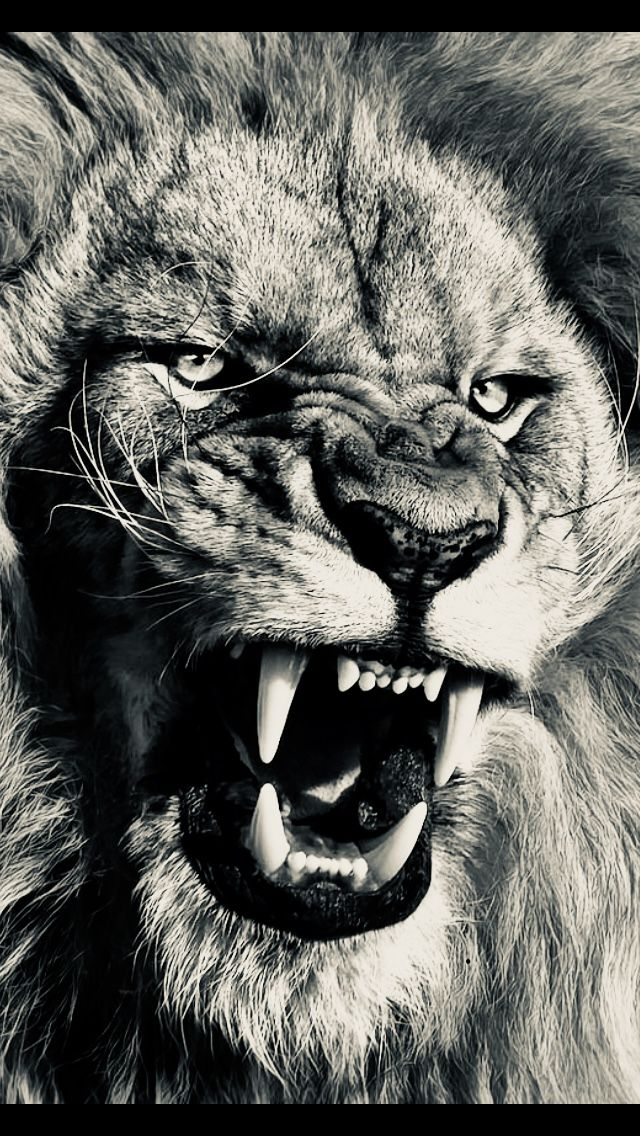
#> input picture Módulo 4 - Segunda Parte MAXI VESPA/leon.jpg, 640 x 1136 px
$ python prueba.py
#> lines starting #> are read from the running program, lines starting #| are printed output that depends on the picture
import numpy as np               #version 1.14.3
import matplotlib.pyplot as plt
from skimage import io           #scikit image version 0.13.1
plt.rcParams["font.family"] = "Times New Roman"
plt.rcParams["font.size"] = 12

def gammma(x, r):
    """
Gamma correction y=255*(x/255)
x Input image
r Gamma correction coefficient
    """
    x = np.float64(x)
    y = x/255.
    y = y **(1/r)
    return np.uint8(255*y)
# Also create a function to create and display a histogram for each RGB. (Reinventing the wheel ... omitted below)

def hist_rgb(img):
    #Function to create a histogram of rgb
    #The variable res that stores the result[brightness, channel]
    res = np.zeros([256, 3])
    for channel in range(3):
        #Extract a channel
        img_tmp = img[:,:,channel]
        #Make the image one-dimensional
        img_tmp =img_tmp.reshape(img_tmp.size)
        for i in img_tmp:
            res[i, channel] += 1
    return res

def mat_hist_rgb(hist, ylim = 0.06):
    #hist_Display the histogram calculated by the function of rgb
    x = np.arange(hist.shape[0])
    #Specify the color of the histogram
    colors = ["red", "green", "blue"]
    for i, color in enumerate(colors):
        plt.bar(x,hist[:, i], color=color, alpha=0.3, width=1.0)
    plt.xlabel("Brightness")
    plt.ylabel("Frequency")
    plt.xlim(0, 255)
    plt.yticks([])
    plt.show()
img_lena = io.imread("leon.jpg")
#> img_lena is the input picture: shape (1136, 640, 3); mean R, G, B 98.5, 98.9, 94
hist_lena = hist_rgb(img_lena)
#> after the loop in hist_rgb, `for channel in range(3):`: res = 256 rows, first 8: [84422, 71865, 66582], [23106, 23904, 13027], [16106, 14966, 19809], [12639, 11692, 13011], [9863, 10024, 10270], [7982, 8085, 8585], [6719, 6938, 7776], [6110, 6052, 6791]
#> hist_lena has the same summary as res in hist_rgb
mat_hist_rgb(hist_lena)
#> in mat_hist_rgb, `plt.show()`:
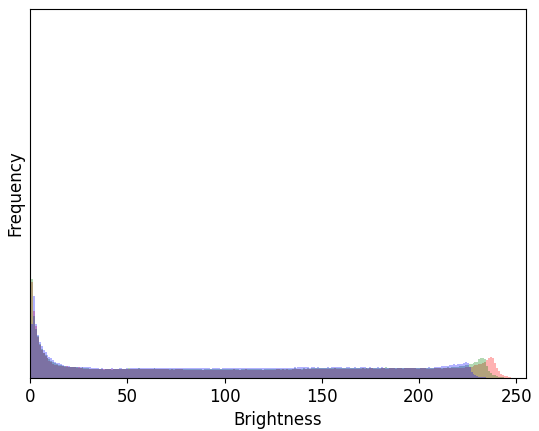
#> figure drawn by matplotlib, 1 panel
img_gamma = gammma(img_lena, r=4) ### aca le podes cambiar el valor del gamma en el r=
#> in gammma, `y = y **(1/r)`:
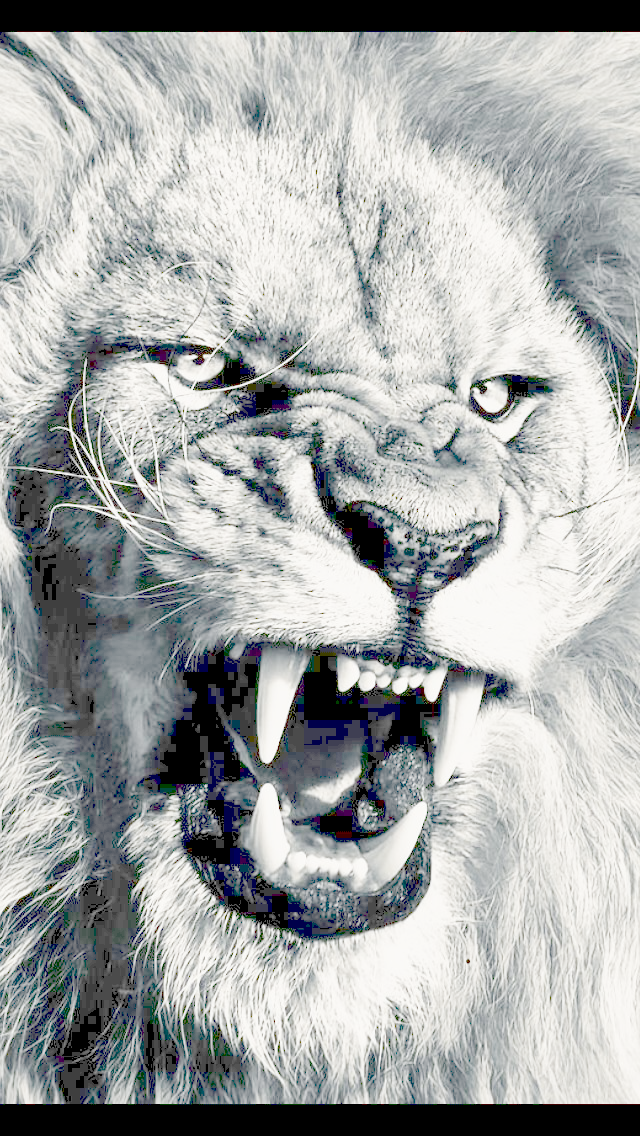
#> y: shape (1136, 640, 3) float64; mean R, G, B 0.655, 0.666, 0.665
io.imsave("leonGamma.png ", img_gamma)
mat_hist_rgb(hist_rgb(img_gamma))
#> the loop in hist_rgb (call 2), `for channel in range(3):` made 3 passes
#> pass 1, in hist_rgb (call 2), `img_tmp = img[:,:,channel]`:
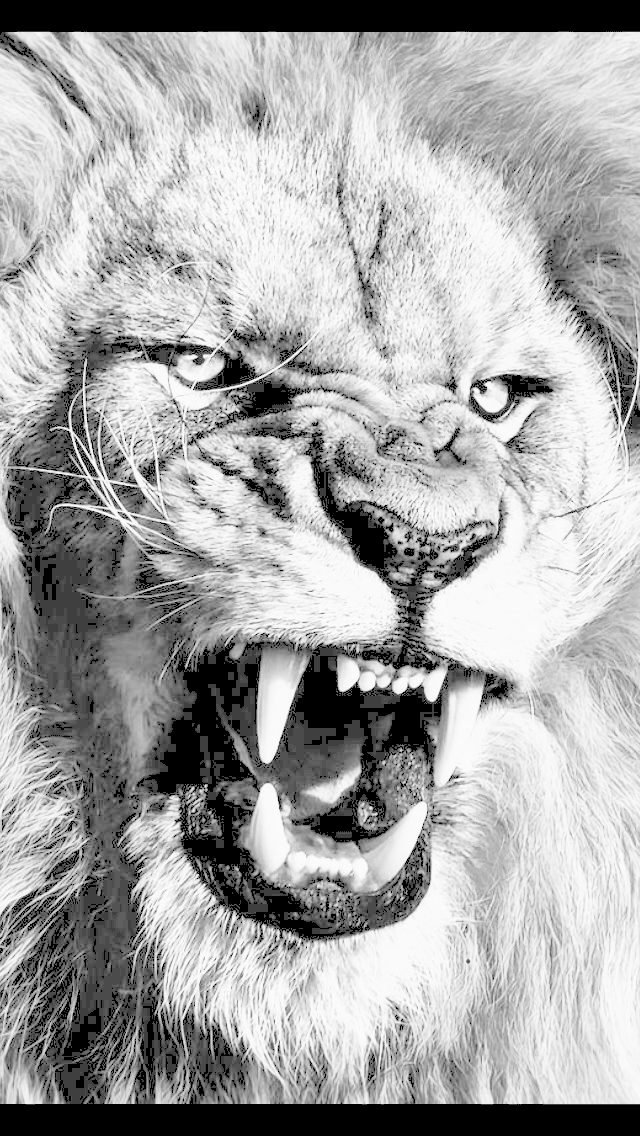
#> img_tmp: shape (1136, 640); min 0, max 255, mean 166.5
#> pass 2, in hist_rgb (call 2), `img_tmp = img[:,:,channel]`:
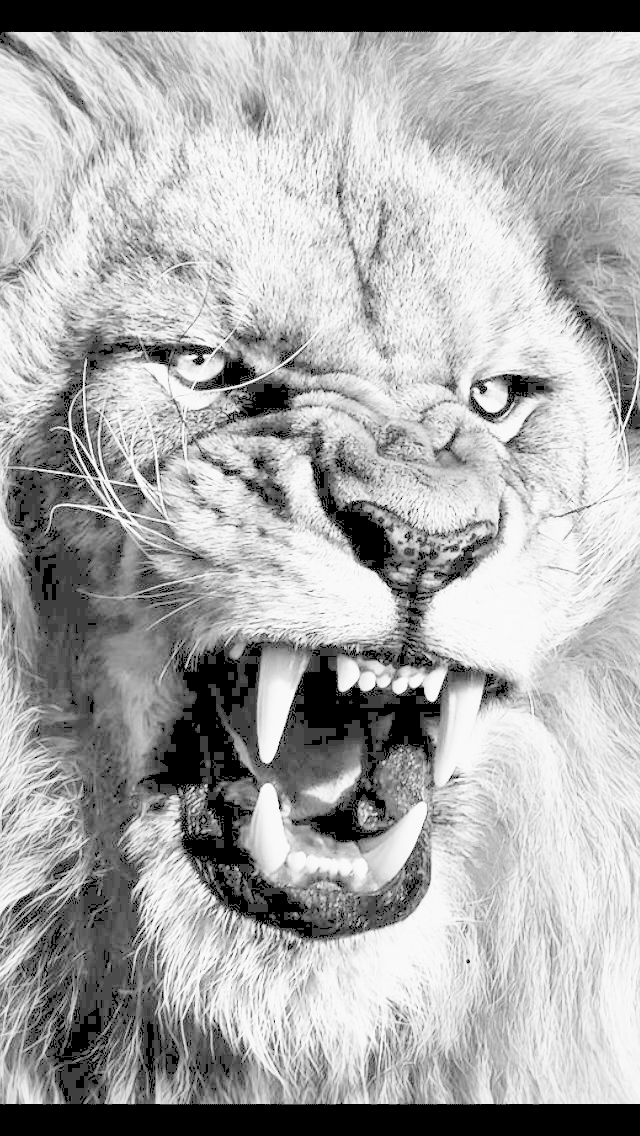
#> img_tmp: shape (1136, 640); min 0, max 255, mean 169.5
#> pass 3, in hist_rgb (call 2), `img_tmp = img[:,:,channel]`:
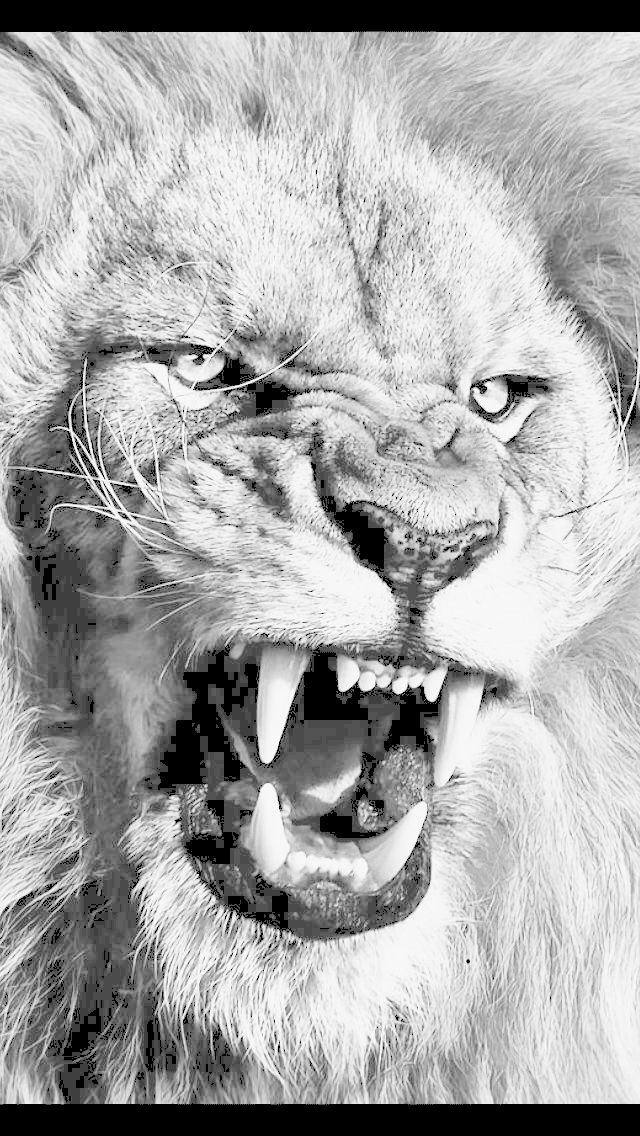
#> img_tmp: shape (1136, 640); min 0, max 255, mean 169
#> after the loop in hist_rgb (call 2), `for channel in range(3):`: res = 256 rows, first 8: [84422, 71865, 66582], [0, 0, 0], [0, 0, 0], [0, 0, 0], [0, 0, 0], [0, 0, 0], [0, 0, 0], [0, 0, 0]
#> call 2 of mat_hist_rgb, with hist = array of shape (256, 3), ylim = 0.06
#> in mat_hist_rgb (call 2), `plt.show()`:
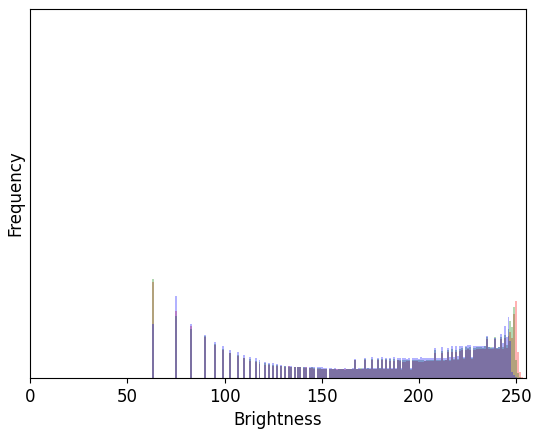
#> figure drawn by matplotlib, 1 panel

$ run again, with Módulo 4 - Segunda Parte MAXI VESPA/bote.jpg copied over Módulo 4 - Segunda Parte MAXI VESPA/leon.jpg
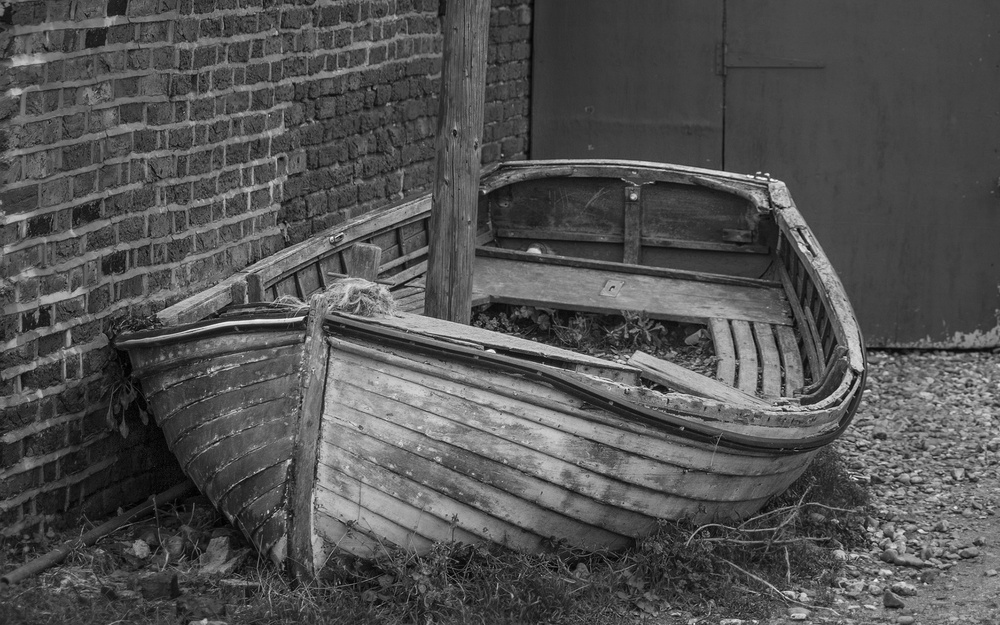
#> input picture Módulo 4 - Segunda Parte MAXI VESPA/bote.jpg, 1000 x 625 px, shrunk from 1920 x 1200 before the run
#> img_lena is the input picture: shape (625, 1000, 3); min 0, max 255, mean 82.5
#> after the loop in hist_rgb, `for channel in range(3):`: res = 256 rows, first 8: [26, 26, 26], [36, 36, 36], [74, 74, 74], [97, 97, 97], [141, 141, 141], [183, 183, 183], [243, 243, 243], [262, 262, 262]
#> hist_lena has the same summary as res in hist_rgb
#> in gammma, `y = y **(1/r)`:
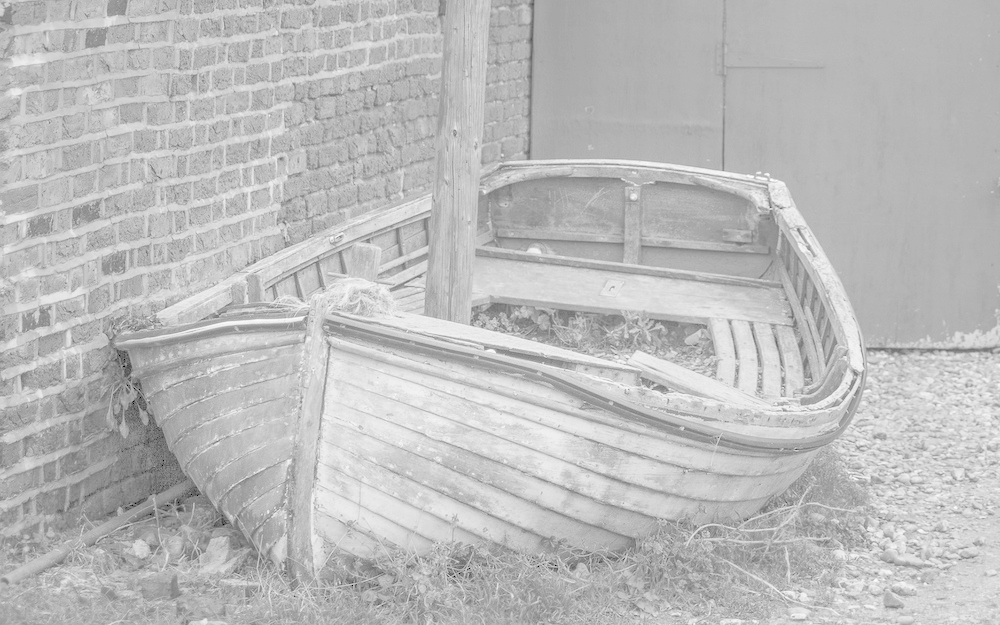
#> y: shape (625, 1000, 3) float64; min 0, max 1, mean 0.738
#> after the loop in hist_rgb (call 2), `for channel in range(3):`: res = 256 rows, first 8: [26, 26, 26], [0, 0, 0], [0, 0, 0], [0, 0, 0], [0, 0, 0], [0, 0, 0], [0, 0, 0], [0, 0, 0]
#> in mat_hist_rgb (call 2), `plt.show()`:
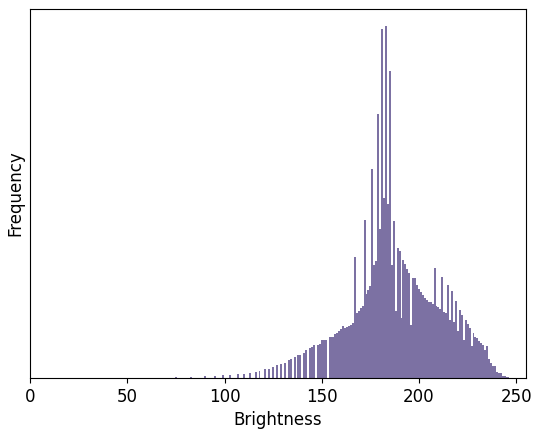
#> figure drawn by matplotlib, 1 panel

$ run again, with Módulo 4 - Segunda Parte MAXI VESPA/brainvessels1.jpg copied over Módulo 4 - Segunda Parte MAXI VESPA/leon.jpg
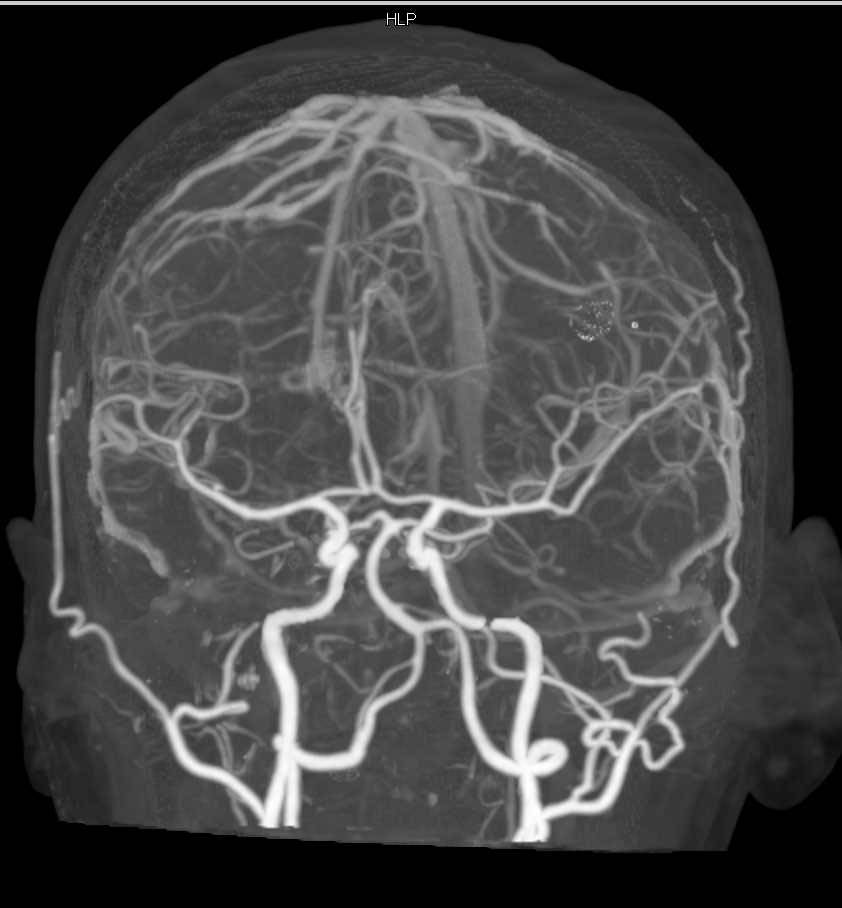
#> input picture Módulo 4 - Segunda Parte MAXI VESPA/brainvessels1.jpg, 842 x 908 px
#> img_lena is the input picture: shape (908, 842, 3); min 0, max 255, mean 70.3
#> after the loop in hist_rgb, `for channel in range(3):`: res = 256 rows, first 8: [6784, 6784, 6784], [168603, 168603, 168603], [2263, 2263, 2263], [949, 949, 949], [591, 591, 591], [435, 435, 435], [1185, 1185, 1185], [290, 290, 290]
#> hist_lena has the same summary as res in hist_rgb
#> in gammma, `y = y **(1/r)`:
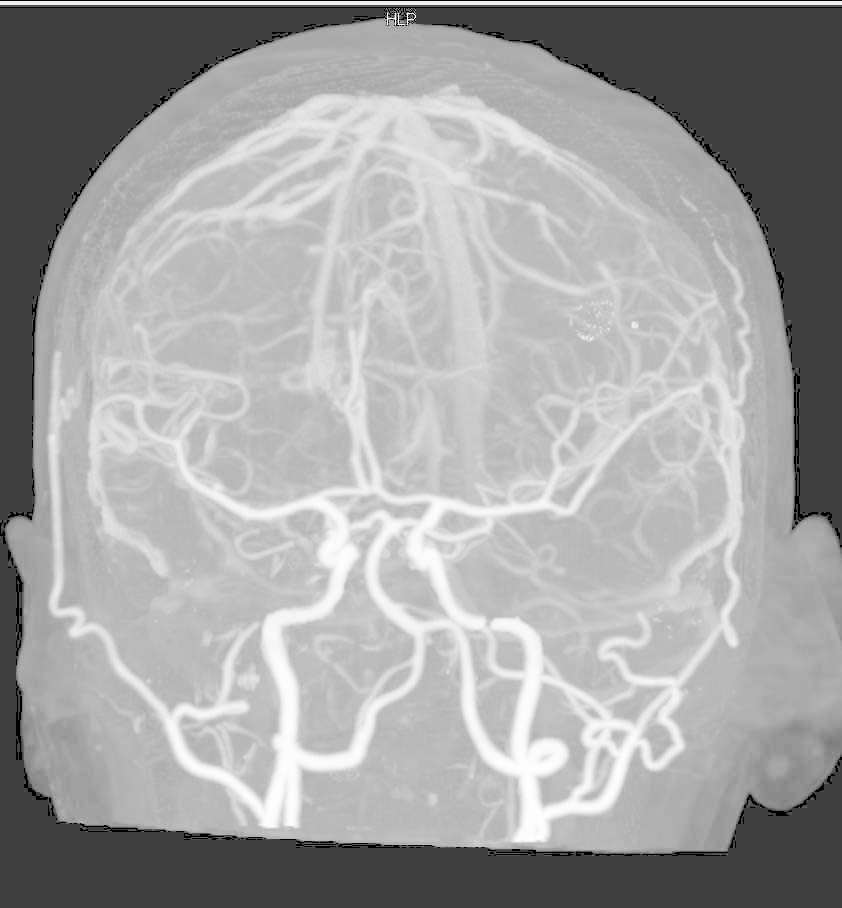
#> y: shape (908, 842, 3) float64; min 0, max 1, mean 0.639
#> after the loop in hist_rgb (call 2), `for channel in range(3):`: res = 256 rows, first 8: [6784, 6784, 6784], [0, 0, 0], [0, 0, 0], [0, 0, 0], [0, 0, 0], [0, 0, 0], [0, 0, 0], [0, 0, 0]
#> in mat_hist_rgb (call 2), `plt.show()`:
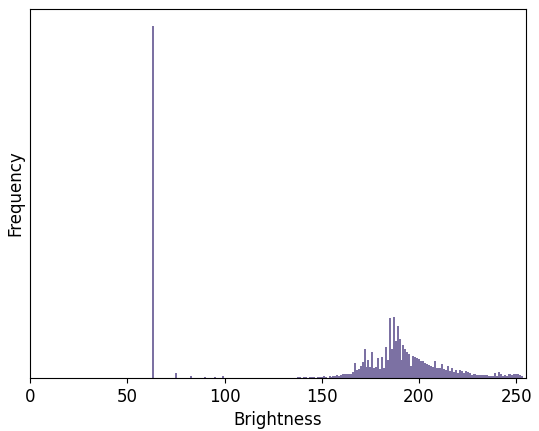
#> figure drawn by matplotlib, 1 panel

$ run again, with Módulo 4 - Segunda Parte MAXI VESPA/buildings.jpg copied over Módulo 4 - Segunda Parte MAXI VESPA/leon.jpg
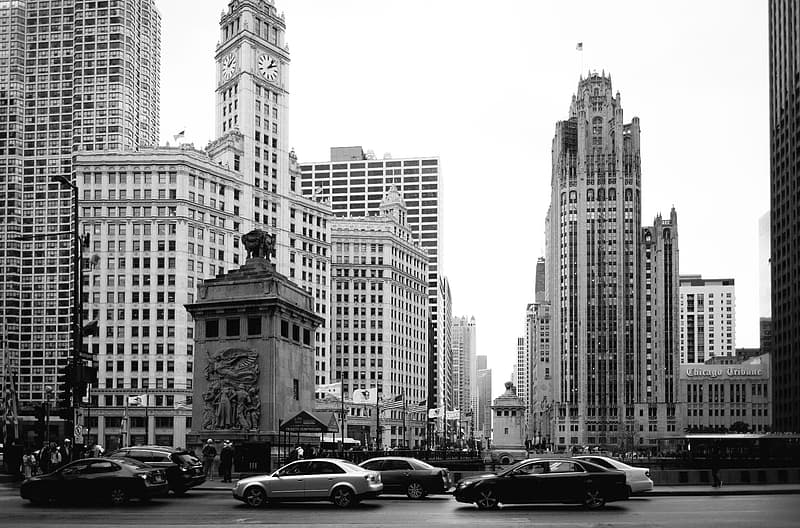
#> input picture Módulo 4 - Segunda Parte MAXI VESPA/buildings.jpg, 800 x 528 px
#> img_lena is the input picture: shape (528, 800, 3); min 0, max 255, mean 144.2
#> after the loop in hist_rgb, `for channel in range(3):`: res = 256 rows, first 8: [5379, 5379, 5379], [1003, 1003, 1003], [1189, 1189, 1189], [1227, 1227, 1227], [1402, 1402, 1402], [1655, 1655, 1655], [1890, 1890, 1890], [2134, 2134, 2134]
#> hist_lena has the same summary as res in hist_rgb
#> in gammma, `y = y **(1/r)`:
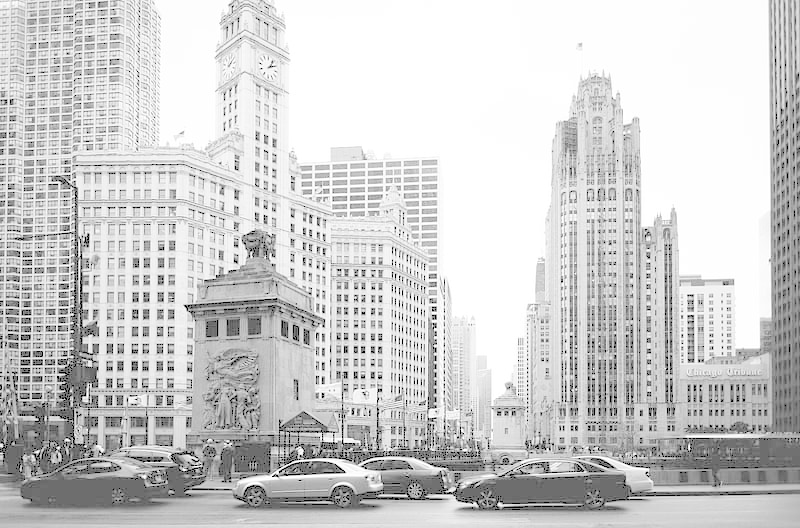
#> y: shape (528, 800, 3) float64; min 0, max 1, mean 0.811
#> after the loop in hist_rgb (call 2), `for channel in range(3):`: res = 256 rows, first 8: [5379, 5379, 5379], [0, 0, 0], [0, 0, 0], [0, 0, 0], [0, 0, 0], [0, 0, 0], [0, 0, 0], [0, 0, 0]
#> in mat_hist_rgb (call 2), `plt.show()`:
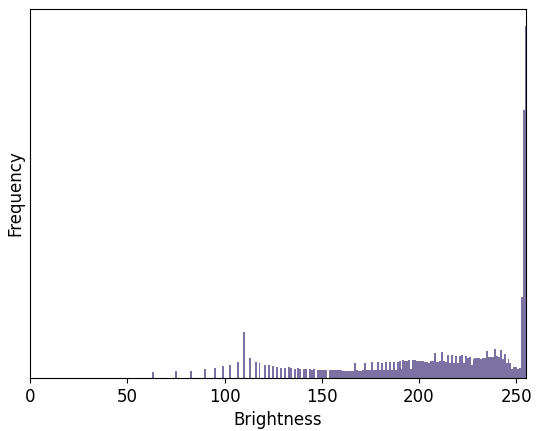
#> figure drawn by matplotlib, 1 panel
